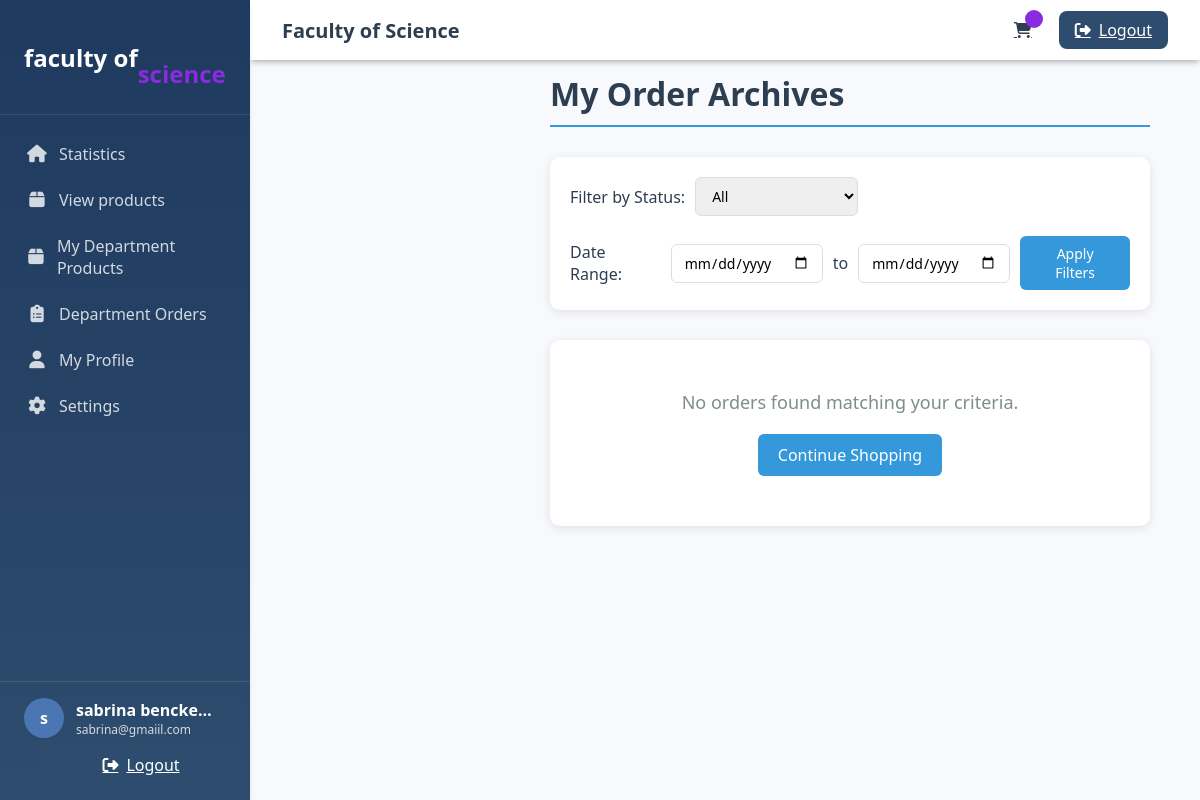
Page /php/archivescmd.php (signed in) on the committed database.
### tables this page shows
CREATE TABLE IF NOT EXISTS `user_info` (
  `id` int NOT NULL AUTO_INCREMENT,
  `name` varchar(100) NOT NULL,
  `email` varchar(100) NOT NULL,
  `password` varchar(100) NOT NULL,
  `approved` tinyint(1) DEFAULT '0',
  `type` varchar(50) DEFAULT NULL,
  `speciality` varchar(50) NOT NULL,
  `status` enum('pending','approved','rejected') DEFAULT 'pending',
  `registration_date` datetime DEFAULT CURRENT_TIMESTAMP,
  `approval_date` datetime DEFAULT NULL,
  `is_active` tinyint(1) NOT NULL DEFAULT '1',
  `department_id` int DEFAULT NULL,
  PRIMARY KEY (`id`)
);

### php/sidebarr.php (the view, shortened to what this page needs)
<?php
include 'topp.php';
$user_id = $_SESSION['user_id'];
$select_user = mysqli_query($conn, "SELECT * FROM user_info WHERE id = '$user_id'") or die('query failed');
$fetch_user = mysqli_fetch_assoc($select_user);
$currentPage = basename($_SERVER['PHP_SELF']);
?>
<!DOCTYPE html>
<html lang="en">
<head>
    <link rel="stylesheet" href="https://cdnjs.cloudflare.com/ajax/libs/font-awesome/6.0.0-beta3/css/all.min.css">
    <link rel="stylesheet" href="../css/main.css">
    <link rel="stylesheet" href="https://cdnjs.cloudflare.com/ajax/libs/font-awesome/6.5.0/css/all.min.css">
</head>
<div class="sidebar" id="sidebar">
<div class="sidebar-header">
        <div class="logo">  faculty of  <br> <span> <span></span> <br>   science</span></div>
    </div>
    <div class="sidebar-nav">
        <a href="department_dashboard.php" class="nav-item <?php if ($currentPage == 'department_dashboard.php') echo 'active'; ?>">
            <i class="fas fa-home"></i>
            <span>Statistics</span>
        </a>
        <a href="product_department.php" class="nav-item <?php if ($currentPage == 'user_products.php') echo 'active'; ?>">
            <i class="fas fa-box"></i>
            <span>View products</span>
        </a>
        <a href="user_products.php" class="nav-item <?php if ($currentPage == 'user_products.php') echo 'active'; ?>">
            <i class="fas fa-box"></i>
            <span>My Department Products</span>
        </a>
        <a href="department_orders.php" class="nav-item <?php if ($currentPage == 'department_orders.php') echo 'active'; ?>">
    <i class="fas fa-clipboard-list"></i>
    <span>Department Orders</span>
</a>
        <a href="profile_chef.php" class="nav-item <?php if ($currentPage == 'profile_chef.php') echo 'active'; ?>">
            <i class="fas fa-user"></i>
            <span>My Profile</span>
        </a>
        <a href="setting.php" class="nav-item <?php if ($currentPage == 'setting.php') echo 'active'; ?>">
            <i class="fas fa-cog"></i>
            <span>Settings</span>
        </a>
    </div>
    <div class="sidebar-footer">
        <div class="user-info">
            <div class="user-avatar">
                <?php echo substr($fetch_user['name'] ?? 'User', 0, 1); ?>
            </div>
            <div class="user-details">
                <div class="user-name"><?php echo $fetch_user['name'] ?? 'User'; ?></div>
                <div class="user-email"><?php echo $fetch_user['email'] ?? 'email@example.com'; ?></div>
            </div>
        </div>
        <a href="index.php?logout=<?php echo $user_id; ?>" onclick="return confirm('Are you sure you want to logout?');"
            class="logout-btn" style="width: 100%; justify-content: center;">
            <i class="fas fa-sign-out-alt"></i>
            <span>Logout</span>
        </a>
    </div>
</div>
<div class="main-content" id="main-content">

### css/main.css (style rules this page uses)
:root { --primary: #2e4c6d; --primary-dark: #1e3a5f; --primary-light: #4a77b4; --accent: blueviolet; --background: #f7f9fc; --text: #2c3e50; --text-light: #64748b; --error: #e74c3c; --success: #27ae60; --border: #e2e8f0; --shadow: 0 4px 6px -1px rgba(0, 0, 0, 0.1), 0 2px 4px -1px rgba(0, 0, 0, 0.06); --radius: 0.5rem; }
* { margin: 0; padding: 0; box-sizing: border-box; font-family: 'Segoe UI', Tahoma, Geneva, Verdana, sans-serif; }
.sidebar { width: 250px; background: linear-gradient(180deg, var(--primary-dark) 0%, var(--primary) 100%); color: white; height: 100vh; position: fixed; left: 0; top: 0; z-index: 100; transition: all 0.3s ease; box-shadow: var(--shadow); }
.sidebar-header { padding: 1.5rem; border-bottom: 1px solid rgba(255, 255, 255, 0.1); }
.logo { font-size: 1.5rem; font-weight: 700; display: flex; align-items: center; }
.logo span { color: blueviolet; }
.sidebar-nav { padding: 1rem 0; }
.nav-item { padding: 0.75rem 1.5rem; display: flex; align-items: center; color: rgba(255, 255, 255, 0.8); text-decoration: none; transition: all 0.2s ease; border-left: 3px solid transparent; }
.nav-item i { margin-right: 0.75rem; font-size: 1.1rem; width: 20px; text-align: center; }
.sidebar-footer { position: absolute; bottom: 0; width: 100%; padding: 1rem 1.5rem; border-top: 1px solid rgba(255, 255, 255, 0.1); }
.user-info { display: flex; align-items: center; margin-bottom: 0.5rem; }
.user-avatar { width: 40px; height: 40px; border-radius: 50%; background-color: var(--primary-light); display: flex; align-items: center; justify-content: center; margin-right: 0.75rem; font-weight: bold; }
.user-details { flex: 1; overflow: hidden; }
.user-name { font-weight: 600; white-space: nowrap; overflow: hidden; text-overflow: ellipsis; }
.user-email { font-size: 0.75rem; opacity: 0.8; white-space: nowrap; overflow: hidden; text-overflow: ellipsis; }
.main-content { flex: 1; margin-left: 250px; padding: 70px 2rem 2rem; transition: all 0.3s ease; }
.logout-btn { background-color: var(--primary); color: white; border: none; padding: 0.5rem 1rem; border-radius: var(--radius); margin-left: 1rem; cursor: pointer; display: flex; align-items: center; transition: background-color 0.2s ease; }
.logout-btn i { margin-right: 0.5rem; }

### php/archivescmd.php (style rules this page uses)
.main-content { padding: 25px; margin-left: 250px; }

### rows in the picture
user_info: name "s", name "sabrina bencke…", email "sabrina@gmaiil.com"
